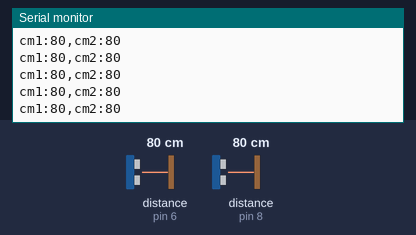
A sketch run on a simulated Arduino Uno, built with avr-gcc and run on an emulated ATmega328P. Parts: the last lines printed to the serial monitor. Wiring (inferred from the names in the program): 2 × ultrasonic range finder: trigger pin 7, echo pin 6 / trigger pin 9, echo pin 8. Inputs (shaded band) come from the test bench; at power-on: distance to the obstacle (sensors on pin 6, pin 8) 80 cm. The echo pulse lasts 58.3 µs per cm.

Above: at 1.2 s.
1.3 s: distance to the obstacle (sensor on pin 6) set to 2 cm
At 1.9 s:
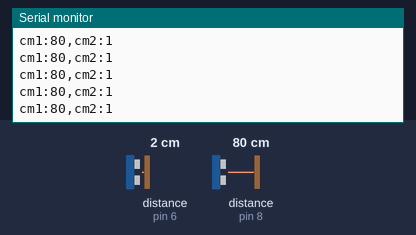
2.8 s: distance to the obstacle (sensor on pin 8) set to 18 cm
At 3.9 s:
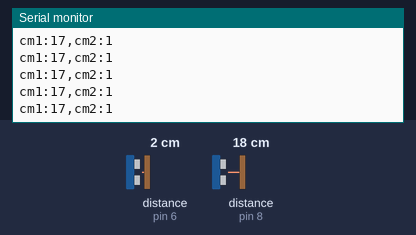
5.8 s: distance to the obstacle (sensor on pin 6) set to 60 cm
At 6.5 s:
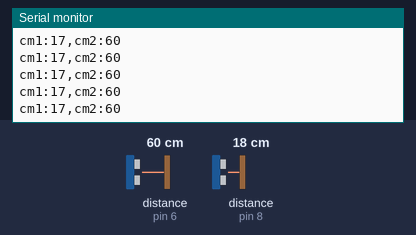
8.8 s: distance to the obstacle (sensor on pin 8) set to 2 cm
At 9.7 s:
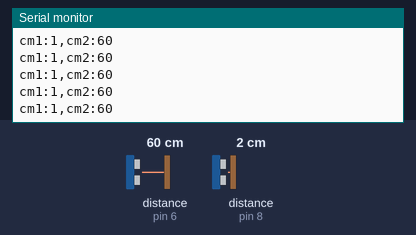
11.8 s: distance to the obstacle (sensor on pin 6) set to 4 cm
At 12.5 s:
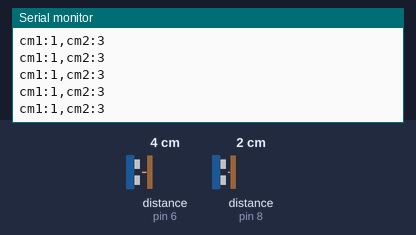
Timing chart, 0 to 13.3 s (numbered marks = the images above; inputs shaded):
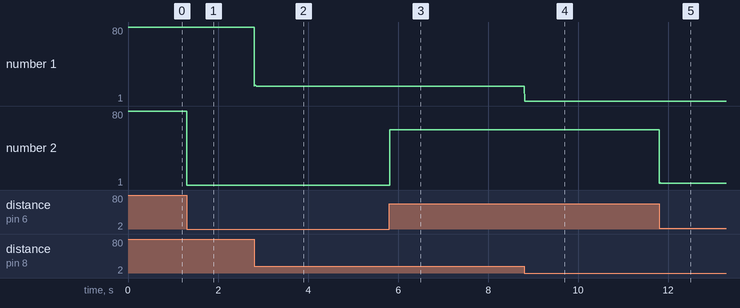

The sketch:

Robot_car.ino
```cpp
/*
* Goals: have two ultrasonic sensors, positioned 45 and -45 degrees from
* the front of a car, be able to determine the location of walls and doors
* for a maze solver
*
*/

// sensor 1
const int pingPin1 = 9;
const int echoPin1 = 8;
// sensor 2
const int pingPin2 = 7;
const int echoPin2 = 6;

const int timeout=20000;

void setup() {
   Serial.begin(31250);
   pinMode(pingPin1, OUTPUT);
   pinMode(pingPin2, OUTPUT);
   pinMode(echoPin1, INPUT);
   pinMode(echoPin2, INPUT);
}

void loop() {
  // measure the time taken for the pulse and the distance to the object
  long time1, cm1;
  long time2, cm2;

  // first sensor
  digitalWrite(pingPin1, LOW);
  delayMicroseconds(2);
  digitalWrite(pingPin1, HIGH);
  delayMicroseconds(10);
  digitalWrite(pingPin1, LOW);
  time1 = pulseIn(echoPin1, HIGH,timeout);


  // second sensor
  digitalWrite(pingPin2, LOW);
  delayMicroseconds(2);
  digitalWrite(pingPin2,HIGH);
  delayMicroseconds(10);
  digitalWrite(pingPin2, LOW);
  time2 = pulseIn(echoPin2, HIGH,timeout);

  cm1 = time1/29/2;
  cm2 = time2/29/2;

  Serial.print("cm1:");
  Serial.print(cm1);
  Serial.print(",");
  Serial.print("cm2:");
  Serial.print(cm2);
  // Serial.print(",");
  // Serial.print("time1:");
  // Serial.print(time1);
  Serial.println();

  // wait some time for the sensor's waves to die out
  delayMicroseconds(50);
  // delay(10);

}


long microsecondsToCentimeters(long microseconds) {
   return microseconds / 29 / 2;
}
```

Measured:
- after the input at 1.3 s, the serial monitor: prints a new line at once (image 1)
- after the input at 2.8 s, the serial monitor: prints a new line at once (image 2)
- after the input at 5.8 s, the serial monitor: prints a new line at once (image 3)
- after the input at 8.8 s, the serial monitor: prints a new line at once (image 4)
- after the input at 11.8 s, the serial monitor: prints a new line at once (image 5)
- plotted number 1: 80 → 17 after the input at 2.8 s
- plotted number 2: 1 → 60 after the input at 5.8 s, 60 → 3 after the input at 11.8 s
